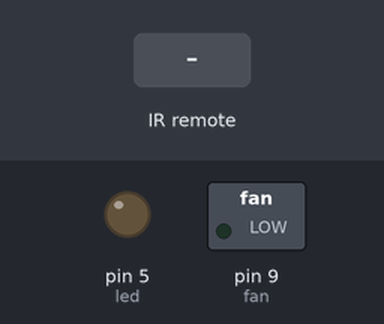
Bench run of a sketch on a simulated Arduino Uno, built with avr-gcc and run on an emulated ATmega328P. Shown: switched loads named in the sketch (green lamp = pin HIGH), output pins drawn as LEDs (lit = HIGH). The inputs (shaded band) are chosen by the test bench.

Above: at 1.2 s.
1.3 s: infrared code 0x38863BFE received
At 2.5 s:
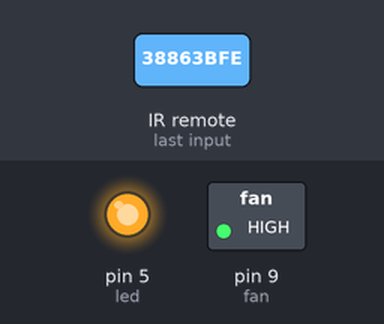
2.8 s: infrared code 0x38863BFA received
At 3.6 s:
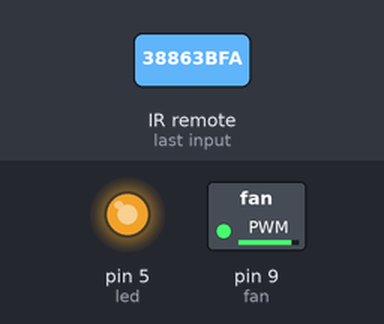
Timing chart, 0 to 5.8 s (numbered marks = the images above; inputs shaded):
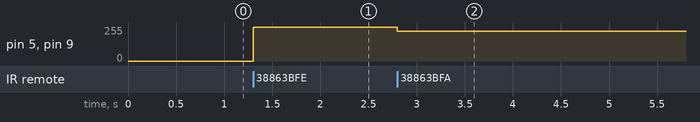

The sketch:

Ir_fan_speed_control.ino
```cpp
#include <IRremote.h>

int before; //initial state
int fan_speed;
int fan=9; //connect your fan to pin 9
int led=5; //connect your LED to pin 5
int steps=8; //dimmer steps
int recv_pin = 12; //connect your IR receiver output to pin 12

IRrecv irrecv(recv_pin);

decode_results results;

void setup(){
  irrecv.enableIRIn(); // start the receiver
  before=0;
  fan_speed=255; // Fan speed is at maximum (255)
  pinMode(fan,OUTPUT);
  pinMode(led,OUTPUT);
  }

void loop() {
  if (irrecv.decode(&results)) {

  if (results.value==0x38863BFE && before==0){ // if the Fan was turned off, then we turn it on
      digitalWrite(fan,HIGH);
      digitalWrite(led,HIGH);
      before=1; // Fan is now turned on
    }
  if (results.value==0x38863BF4 && before==1){
      digitalWrite(fan,LOW); //if the Fan was turned on, then we turn it off
      digitalWrite(led,LOW);
      before=0;
      fan_speed=255;
    }
  if (results.value==0x38863BFA && before==1){ //Code to decrease the Fan speed
    if(fan_speed-255/steps<0){
      analogWrite(fan,fan_speed);
      analogWrite(led,fan_speed);
    }
    else{
    fan_speed=fan_speed-255/steps;
    analogWrite(fan,fan_speed);
    analogWrite(led,fan_speed);
  }}
  if (results.value==0x38863BF2 && before==1){ //Code to increase the Fan speed
    if(fan_speed+255/steps>255){
      analogWrite(fan,fan_speed);
      analogWrite(led,fan_speed);
    }
    else{
    fan_speed=fan_speed+255/steps;
    analogWrite(fan,fan_speed);
    analogWrite(led,fan_speed);
  }}
    irrecv.resume();
}}
```

Measured:
- after the input at 1.3 s, pin 5 (led), pin 9 (fan): 0/255 → 255/255 at once
- after the input at 2.8 s, pin 5 (led), pin 9 (fan): 255/255 → 224/255 at once
